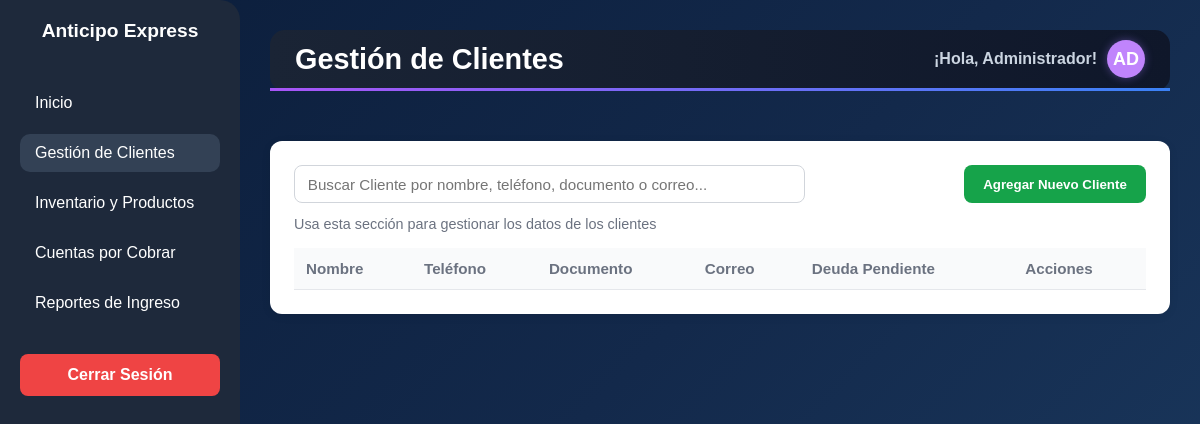
Page /adminapp/clientes/ on the earlier database version.
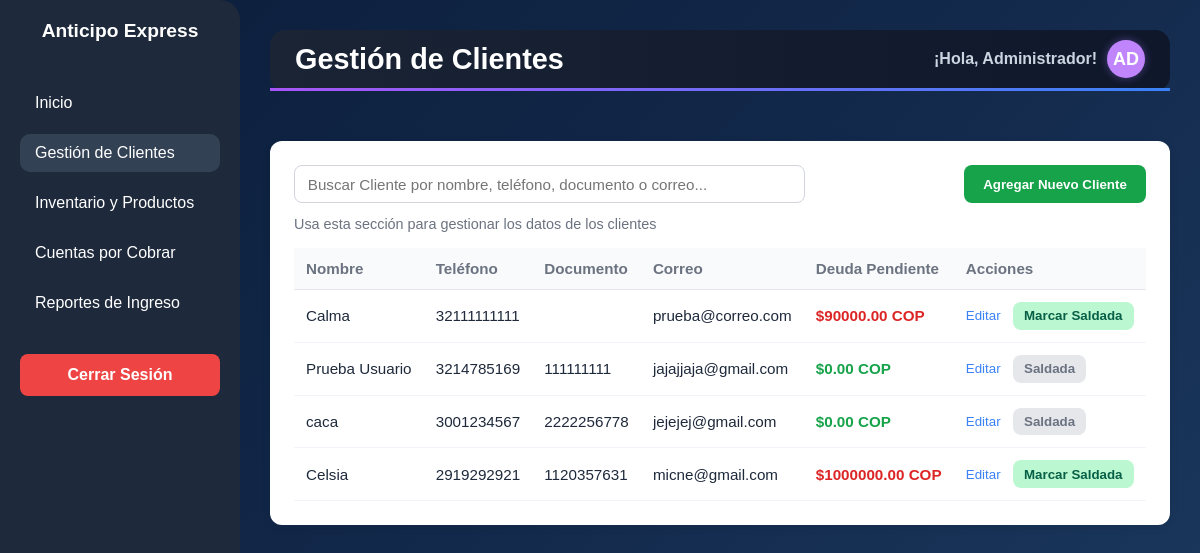
Same page on the later database version.
### app_administrador/models.py (models this page shows, shortened)
class Cliente(models.Model):
    nombre = models.CharField(max_length=100)
    telefono = models.CharField(max_length=20)
    documento_identidad = models.CharField(max_length=50)
    correo = models.EmailField(null=True, blank=True)
    deuda_total = models.DecimalField(max_digits=12, decimal_places=2, default=0)
    estado = models.CharField(max_length=50, default="Activo")

### app_administrador/views.py (the view)
# urls.py: path('clientes/', views.admin_clientes, name="admin_clientes"),
def admin_clientes(request):
    clientes = Cliente.objects.all()
    return render(request, 'administrador/clientes.html', {"clientes": clientes})

### app_administrador/templates/administrador/clientes.html (shortened to what this page needs)
<!DOCTYPE html>
<html lang="en">
<head>
    {% load static %}
    <link rel="stylesheet" href="{% static 'css/estilos.css' %}">
</head>
<body>
<aside class="barra-lateral">
    <h2 class="logo">
        <span class="texto">Anticipo Express</span>
    </h2>
    <ul class="menu">
        <li><a href="{% url 'admin_inicio' %}">Inicio</a></li>
        <li><a href="{% url 'admin_clientes' %}" class="activo">Gestión de Clientes</a></li>
        <li><a href="{% url 'admin_productos' %}">Inventario y Productos</a></li>
        <li><a href="{% url 'admin_cuentas' %}">Cuentas por Cobrar</a></li>
        <li><a href="{% url 'admin_reportes' %}">Reportes de Ingreso</a></li>
    </ul>
    <a href="{% url 'inicio_login' %}" class="logout">Cerrar Sesión</a>
</aside>
<main class="contenido">
    <header class="encabezado">
        <h1>Gestión de Clientes</h1>
        <div class="usuario">
            <p>¡Hola, Administrador!</p>
            <div class="avatar">AD</div>
        </div>
    </header>
    <div class="contenedor-clientes">
        <div class="buscador">
            <input type="text" id="buscarCliente" placeholder="Buscar Cliente por nombre, teléfono, documento o correo...">
            <button class="btn-verde" id="btnAgregarCliente">Agregar Nuevo Cliente</button>
        </div>
        <p class="descripcion">Usa esta sección para gestionar los datos de los clientes</p>
        <table class="tabla-clientes">
            <thead>
                <tr>
                    <th>Nombre</th>
                    <th>Teléfono</th>
                    <th>Documento</th>
                    <th>Correo</th>
                    <th>Deuda Pendiente</th>
                    <th>Acciones</th>
                </tr>
            </thead>
            <tbody>
                {% for cliente in clientes %}
                <tr>
                    <td>{{ cliente.nombre }}</td>
                    <td>{{ cliente.telefono }}</td>
                    <td>{{ cliente.documento_identidad }}</td>
                    <td>{% if cliente.correo %}{{ cliente.correo }}{% else %}-{% endif %}</td>
                    <td class="{% if cliente.deuda_total > 0 %}rojo{% else %}verde{% endif %}">
                        ${{ cliente.deuda_total }} COP
                    </td>
                    <td>
                        <button class="btn-editar"
                                onclick="abrirEditar('{{ cliente.id }}','{{ cliente.nombre }}','{{ cliente.telefono }}','{{ cliente.documento_identidad }}','{{ cliente.correo }}','{{ cliente.deuda_total }}')">
                                Editar
                        </button>
                        {% if cliente.deuda_total == 0 %}
                            <button
                                class="btn-saldada"
                                disabled>
                                Saldada
                            </button>
                        {% else %}
                            <button
                                class="btn-saldar"
                                onclick="confirmarSaldar('{{ cliente.id }}', this)">
                                Marcar Saldada
                            </button>
                        {% endif %}
                    </td>
                </tr>
                {% endfor %}
            </tbody>
        </table>
    </div>
</main>
</body>
</html>

### app_administrador/static/css/estilos.css (style rules this page uses)
* { margin: 0; padding: 0; box-sizing: border-box; font-family: "poppins", sans-serif; }
body { display: flex; min-height: 100vh; background: linear-gradient(135deg, #0b1d3a, #13294b, #1b3a60 ); color: #fff; }
.barra-lateral { width: 240px; background-color: #1e293b; display: flex; flex-direction: column; padding: 20px; border-radius: 0 20px 20px 0; }
.barra-lateral .logo { color: #ffffff; font-size: 1.2em; margin-bottom: 30px; text-align: center; }
.menu { list-style: none; }
.menu li { margin: 12px 0; }
.menu li a { display: block; text-decoration: none; color: #ffffff; padding: 10px 15px; border-radius: 10px; transition: 0.3s; }
.menu li a:hover, .menu li a.activo { background-color: #334155; }
.logout { display: block; text-decoration: none; text-align: center; background-color: #ef4444; border: none; color: #ffffff; padding: 12px 20px; border-radius: 8px; font-weight: bold; cursor: pointer; transition: 0.3s; margin-top: 20px; }
.contenido { flex: 1; padding: 30px; }
.encabezado { display: flex; justify-content: space-between; align-items: center; padding: 10px 25px; background: linear-gradient(to right, #1a2435, #0f172a); margin-bottom: 50px; border-radius: 15px; border-bottom: 3px solid transparent; border-image: linear-gradient(to right, #a855f7, #3b82f6); border-image-slice: 1; }
.encabezado h1 { font-size: 1.8em; font-weight: 700; }
.encabezado p { font-size: 1em; color: #cbd5e1; }
.usuario { display: flex; align-items: center; gap: 10px; color: #ffffff; font-weight: 600; }
.avatar { width: 38px; height: 38px; border-radius: 50%; background-color: #c084fc; color: white; font-weight: bold; display: flex; justify-content: center; align-items: center; font-size: 18px; box-shadow: 0 0 8px rgb(160, 120, 255, 0.4); }
.rojo { color: #dc2626; font-weight: bold; }
.contenedor-clientes { background-color: white; border-radius: 12px; box-shadow: 0 2px 10px rgba(0,0,0,0.08); padding: 1.5rem; color: #1e293b; }
.buscador { display: flex; justify-content: space-between; align-items: center; margin-bottom: 0.8rem; }
.buscador input { width: 60%; padding: 0.6rem 0.8rem; border: 1px solid #d1d5db; border-radius: 8px; font-size: 0.95rem; outline: none; transition: border-color 0.2s; }
.btn-verde { background-color: #16a34a; color: white; border: none; padding: 0.7rem 1.2rem; font-weight: 600; border-radius: 8px; cursor: pointer; transition: 0.2s; }
.descripcion { color: #6b7280; font-size: 0.9rem; margin-bottom: 1rem; }
.tabla-clientes { width: 100%; border-collapse: collapse; font-size: 0.95rem; }
.tabla-clientes thead { background-color: #f9fafb; text-align: left; }
.tabla-clientes th { padding: 0.75rem; color: #6b7280; font-weight: 600; border-bottom: 1px solid #e5e7eb; }
.tabla-clientes td { padding: 0.75rem; border-bottom: 1px solid #f1f5f9; }
.tabla-clientes .rojo { color: #dc2626; font-weight: 600; }
.tabla-clientes .verde { color: #16a34a; font-weight: 600; }
.btn-editar { color: #3b82f6; background: none; border: none; cursor: pointer; font-weight: 500; margin-right: 8px; transition: text-decoration 0.2s; }
.btn-saldar { background-color: #bbf7d0; color: #065f46; border: none; border-radius: 8px; padding: 0.4rem 0.7rem; font-weight: 600; cursor: pointer; transition: 0.2s; }
.btn-saldada { background-color: #e5e7eb !important; color: #6b7280 !important; cursor: default !important; opacity: 1; border: none; border-radius: 8px; padding: 0.4rem 0.7rem; font-weight: 600; }

Differences in the rows shown:
added Cliente: nombre "Calma", telefono "32111111111", correo "prueba@correo.com", deuda_total "90000.00"
added Cliente: nombre "Prueba Usuario", telefono "3214785169", documento_identidad "111111111", correo "jajajjaja@gmail.com", deuda_total "0.00", shows "Saldada"
added Cliente: nombre "caca", telefono "3001234567", documento_identidad "2222256778", correo "jejejej@gmail.com", deuda_total "0.00", shows "Saldada"
added Cliente: nombre "Celsia", telefono "2919292921", documento_identidad "1120357631", correo "micne@gmail.com", deuda_total "1000000.00"
